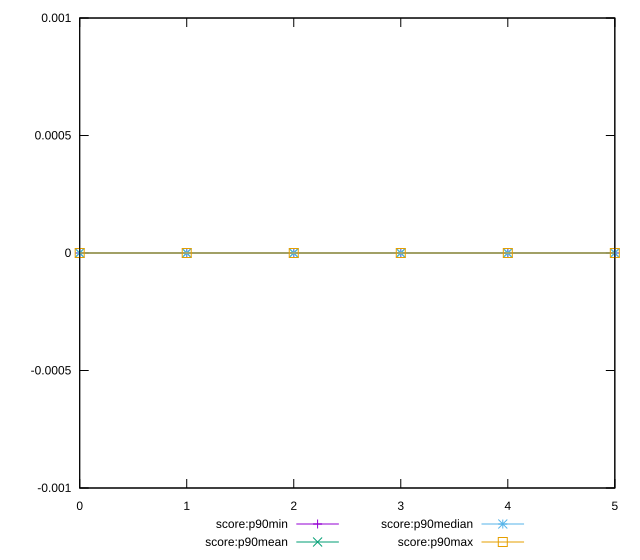

This chart was generated by the following gnuplot code:
reset

$scoreP90Min <<EOF
0 0
1 0
2 0
3 0
4 0
5 0
EOF

$scoreP90Mean <<EOF
0 0
1 0
2 0
3 0
4 0
5 0
EOF

$scoreP90Median <<EOF
0 0
1 0
2 0
3 0
4 0
5 0
EOF

$scoreP90Max <<EOF
0 0
1 0
2 0
3 0
4 0
5 0
EOF

set key outside below
set xrange [0:5]
set yrange [-0.001:0.001]
set trange [-0.001:0.001]
set terminal svg size 640, 560 enhanced background rgb 'white'
set output "reprap/largest-contentful-paint/progression/score.svg"

plot $scoreP90Min title "score:p90min" with linespoints, \
     $scoreP90Mean title "score:p90mean" with linespoints, \
     $scoreP90Median title "score:p90median" with linespoints, \
     $scoreP90Max title "score:p90max" with linespoints

reset
